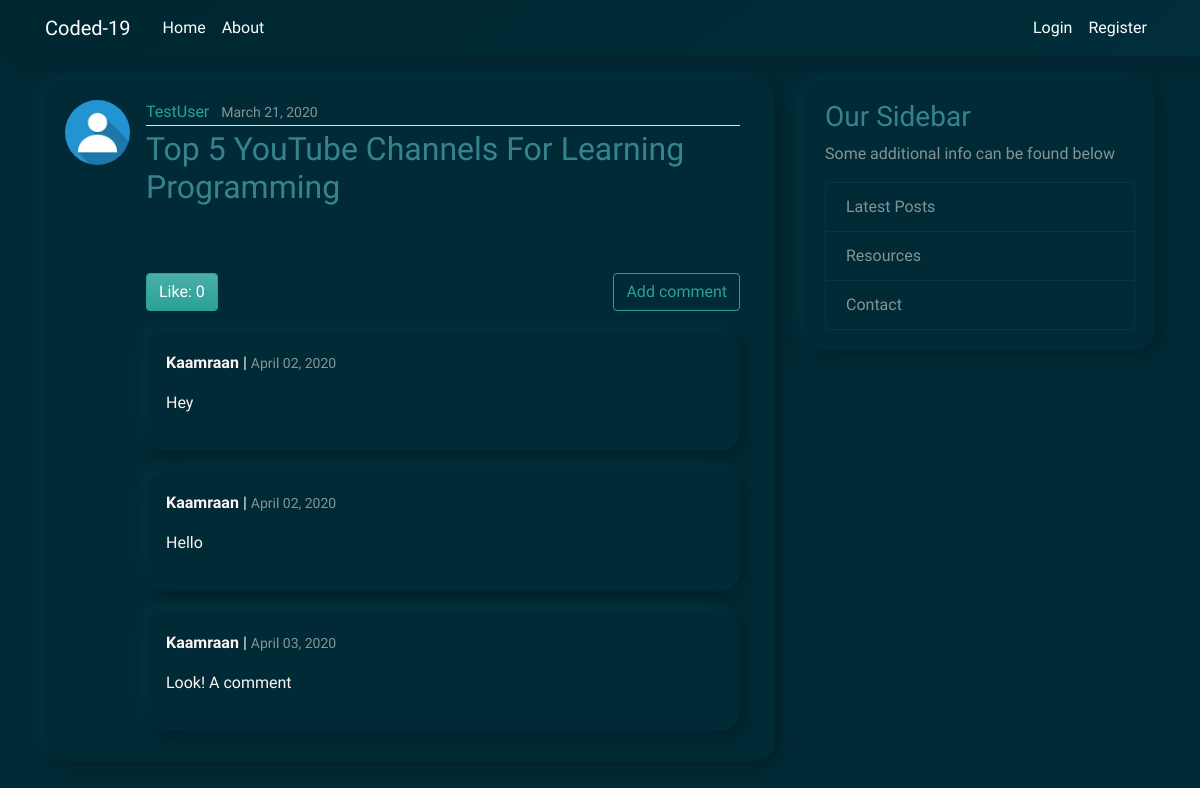
The app's page /post/31/ with its own data.
### blog/models.py (models this page shows, shortened)
class Post(models.Model):
	title 		= models.CharField(max_length=100)
	content 	= MarkdownxField()
	date_posted = models.DateTimeField(default=timezone.now)
	author 		= models.ForeignKey(User, on_delete=models.CASCADE)
	likes 		= models.ManyToManyField(User, related_name='post_likes')
	def formatted_markdown(self):
		return markdownify(self.content)

class Comment(models.Model):
    post 		= models.ForeignKey(Post, on_delete=models.CASCADE, related_name='comments')
    user 		= models.ForeignKey(User, on_delete=models.CASCADE, related_name="user_comments")
    body 		= models.TextField()
    created_on 	= models.DateTimeField(auto_now_add=True)
    active 		= models.BooleanField(default=False)
    class Meta:
        ordering = ['created_on']

### users/models.py (models this page shows, shortened)
class Profile(models.Model):
	user 	= models.OneToOneField(User, on_delete=models.CASCADE)
	image 	= models.ImageField(default='default.jpg', upload_to='profile_pics')

### blog/views.py (the view)
# urls.py: path('post/<int:pk>/',              PostDetailView.as_view(),       name='post-detail'),
class PostDetailView(DetailView):
	model 				= Post

### blog/templates/blog/post_detail.html (shortened to what this page needs)
{% extends "blog/base.html" %}
{% block content %}
	<article class="media content-section">
	  <img class="rounded-circle article-img" src="{{ object.author.profile.image.url }}">
	  <div class="media-body">
	    <div class="article-metadata">
	      <a class="mr-2" href="{% url 'user-posts' object.author.username %}">{{ object.author }}</a>
	      <small class="text-muted">{{ object.date_posted|date:"F d, Y" }}</small>
	    </div>
		<h2 class="article-title">{{ object.title }}</h2>
		<div class="article-content">
		</div>
		<div class="likes-counter">
			<p>
				{% if request.user in post.likes.all %}
				<a class="btn btn-success like-btn mr-2" data-href="{% url 'post-like-api' post.id %}"
					data-likes="{{ post.likes.count }}" href="{% url 'post-like-api' post.id %}">Unlike:
					{{ post.likes.count }}</a>
				{% else %}
				<a class="btn btn-success like-btn mr-2" data-href="{% url 'post-like-api' post.id %}"
					data-likes="{{ post.likes.count }}" href="{% url 'post-like-api' post.id %}">Like:
					{{ post.likes.count }}</a>
				{% endif %}
				<a class="btn btn-outline-success" style="float: right;" href="{% url 'add_comment_to_post' pk=post.pk %}">Add comment</a>
			</p>
		</div>
		{% for comment in post.comments.all  %}
			<div class="comment content-section">
				<div class="date">
					<strong>{{ comment.user.username }}</strong> | <small class="text-muted">{{ comment.created_on|date:"F d, Y" }}</small>
				</div>
				<p>{{ comment.body|linebreaks }}</p>
			</div>
		{% empty %}
			<p>No comments here yet</p>
		{% endfor %}
	</div>
	</article>
{% endblock content %}

### blog/static/blog/neumo.css (style rules this page uses)
body { color: #fff4f4; margin-top: 5rem; }
h1, h2, h3, h4, h5, h6 { color: #cbd5db; }
img { max-width:100%; height:auto; }
.article-title { color: #36838d; }
.article-content { white-space: pre-line; }
.article-img { height: 65px; width: 65px; margin-right: 16px; }
.article-metadata { padding-bottom: 1px; margin-bottom: 4px; border-bottom: 1px solid #e3e3e3 }
.content-section { background: #002b36; box-shadow: 6px 6px 15px #00222a, -6px -6px 12px #003341; padding: 20px 20px; border-radius: 20px; margin-bottom: 20px; }
.media { padding-bottom: 10px; }
.media-body { padding-right: 15px; }
.comment { margin: 20px 0px 20px; }
.likes-counter { padding-top: 10px; text-align: left; }

### records on screen
Post: author.profile.image (placeholder picture), author "TestUser", date_posted "March 21, 2020", title "Top 5 YouTube Channels For Learning Programming", likes.count "0"
Comment: user.username "Kaamraan", created_on "April 02, 2020", body "Hey"
Comment: user.username "Kaamraan", created_on "April 02, 2020", body "Hello"
Comment: user.username "Kaamraan", created_on "April 03, 2020", body "Look! A comment"
